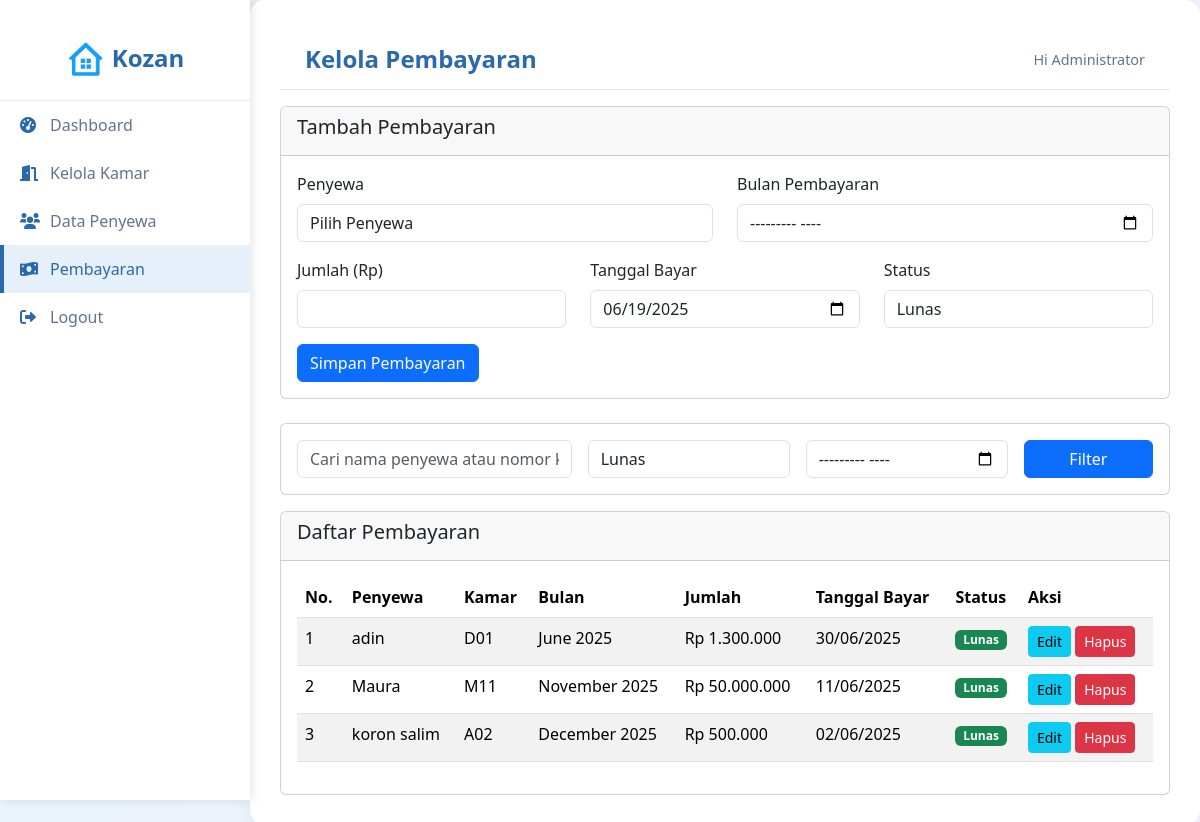
The page /admin/payments.php?filter_status=paid (signed in) on the database its author committed.
### tables this page shows
CREATE TABLE `payments` (
  `id` int NOT NULL,
  `tenant_id` int NOT NULL,
  `room_id` int NOT NULL,
  `amount` decimal(10,2) NOT NULL,
  `payment_date` date NOT NULL,
  `payment_month` varchar(7) NOT NULL,
  `status` enum('paid','pending','overdue') DEFAULT 'pending',
  `created_at` timestamp NULL DEFAULT CURRENT_TIMESTAMP
);

CREATE TABLE `users` (
  `id` int NOT NULL,
  `username` varchar(50) NOT NULL,
  `password` varchar(255) NOT NULL,
  `full_name` varchar(100) NOT NULL,
  `role` enum('admin','tenant') NOT NULL,
  `created_at` timestamp NULL DEFAULT CURRENT_TIMESTAMP
);

CREATE TABLE `rooms` (
  `id` int NOT NULL,
  `room_number` varchar(10) NOT NULL,
  `room_type` varchar(50) NOT NULL,
  `price` decimal(10,2) NOT NULL,
  `status` enum('available','occupied') DEFAULT 'available',
  `description` text,
  `tenant_id` int DEFAULT NULL,
  `created_at` timestamp NULL DEFAULT CURRENT_TIMESTAMP
);

### admin/payments.php (the view, shortened to what this page needs)
<?php
require_once '../config/database.php';
$search = isset($_GET['search']) ? trim($_GET['search']) : '';
$filter_status = isset($_GET['filter_status']) ? $_GET['filter_status'] : '';
$filter_month = isset($_GET['filter_month']) ? $_GET['filter_month'] : '';
$where_conditions = ["1=1"];
$params = [];
$types = '';
if (!empty($filter_status)) {
    $where_conditions[] = "p.status = ?";
    $params[] = $filter_status;
    $types .= 's';
}
$query = "SELECT p.*, u.full_name, r.room_number, r.id as room_id
          FROM payments p
          JOIN users u ON p.tenant_id = u.id
          JOIN rooms r ON p.room_id = r.id
          WHERE " . implode(' AND ', $where_conditions) . "
          ORDER BY p.payment_date DESC";
if (!empty($params)) {
    $stmt = $conn->prepare($query);
    $stmt->bind_param($types, ...$params);
    $stmt->execute();
    $result = $stmt->get_result();
    $payments = $result->fetch_all(MYSQLI_ASSOC);
} else {
    $payments = $conn->query($query)->fetch_all(MYSQLI_ASSOC);
}
?>
<!DOCTYPE html>
<html lang="id">
<head>
    <link rel="stylesheet" href="../assets/css/d_admin.css">
    <link href="https://cdn.jsdelivr.net/npm/bootstrap@5.3.3/dist/css/bootstrap.min.css" rel="stylesheet">
    <link href="https://cdnjs.cloudflare.com/ajax/libs/font-awesome/6.0.0-beta3/css/all.min.css" rel="stylesheet">
</head>
<body>
    <div class="sidebar">
        <div class="logo">
            <img src="../assets/images/logo.jpg" alt="Logo" style="width: 40px; height: 40px; object-fit: contain;">
            <span>Kozan</span>
        </div>
        <a href="dashboard.php"><i class="fas fa-tachometer-alt"></i> Dashboard</a>
        <a href="rooms.php"><i class="fas fa-door-open"></i> Kelola Kamar</a>
        <a href="tenants.php"><i class="fas fa-users"></i> Data Penyewa</a>
        <a href="payments.php" class="active"><i class="fas fa-money-bill-wave"></i> Pembayaran</a>
        <a href="../logout.php"><i class="fas fa-sign-out-alt"></i> Logout</a>
    </div>
    <div class="content">
        <div class="header d-flex justify-content-between align-items-center">
            <h2>Kelola Pembayaran</h2>
            <div class="welcome">Hi <?= $_SESSION['full_name'] ?></div>
        </div>
        <div class="mt-3">
        <div class="card mb-4">
            <div class="card-header">
                <h5>Tambah Pembayaran</h5>
            </div>
            <div class="card-body">
                <form method="POST" id="paymentForm">
                    <div class="row">
                        <div class="col-md-6">
                            <div class="mb-3">
                                <label class="form-label">Penyewa</label>
                                <select class="form-control" name="tenant_id" id="tenant_id" required>
                                    <option value="">Pilih Penyewa</option>
                                </select>
                            </div>
                        </div>
                        <div class="col-md-6">
                            <div class="mb-3">
                                <label class="form-label">Bulan Pembayaran</label>
                                <input type="month" class="form-control" name="payment_month" required>
                            </div>
                        </div>
                    </div>
                    <div class="row">
                        <div class="col-md-4">
                            <div class="mb-3">
                                <label class="form-label">Jumlah (Rp)</label>
                                <input type="number" class="form-control" name="amount" id="amount" min="1" required>
                            </div>
                        </div>
                        <div class="col-md-4">
                            <div class="mb-3">
                                <label class="form-label">Tanggal Bayar</label>
                                <input type="date" class="form-control" name="payment_date" value="<?= date('Y-m-d') ?>" required>
                            </div>
                        </div>
                        <div class="col-md-4">
                            <div class="mb-3">
                                <label class="form-label">Status</label>
                                <select class="form-control" name="status" required>
                                    <option value="paid">Lunas</option>
                                </select>
                            </div>
                        </div>
                    </div>
                    <button type="submit" name="add_payment" class="btn btn-primary">Simpan Pembayaran</button>
                </form>
            </div>
        </div>
        <div class="card mb-3">
            <div class="card-body">
                <form method="GET" class="row g-3">
                    <div class="col-md-4">
                        <input type="text" class="form-control" name="search"
                               placeholder="Cari nama penyewa atau nomor kamar..."
                               value="<?= htmlspecialchars($search) ?>">
                    </div>
                    <div class="col-md-3">
                        <select class="form-control" name="filter_status">
                            <option value="paid" <?= $filter_status == 'paid' ? 'selected' : '' ?>>Lunas</option>
                        </select>
                    </div>
                    <div class="col-md-3">
                        <input type="month" class="form-control" name="filter_month" value="<?= $filter_month ?>">
                    </div>
                    <div class="col-md-2">
                        <button type="submit" class="btn btn-primary w-100">Filter</button>
                    </div>
                </form>
            </div>
        </div>
        <div class="card">
            <div class="card-header">
                <h5>Daftar Pembayaran</h5>
            </div>
            <div class="card-body">
                <div class="table-responsive">
                    <table class="table table-striped">
                        <thead>
                            <tr>
                                <th>No.</th>
                                <th>Penyewa</th>
                                <th>Kamar</th>
                                <th>Bulan</th>
                                <th>Jumlah</th>
                                <th>Tanggal Bayar</th>
                                <th>Status</th>
                                <th>Aksi</th>
                            </tr>
                        </thead>
                        <tbody>
                            <?php $no = 1; foreach ($payments as $payment): ?>
                            <tr>
                                <td><?= $no++ ?></td>
                                <td><?= htmlspecialchars($payment['full_name']) ?></td>
                                <td><?= $payment['room_number'] ?></td>
                                <td><?= date('F Y', strtotime($payment['payment_month'] . '-01')) ?></td>
                                <td>Rp <?= number_format($payment['amount'], 0, ',', '.') ?></td>
                                <td><?= date('d/m/Y', strtotime($payment['payment_date'])) ?></td>
                                <td>
                                    <span class="badge <?= $payment['status'] == 'paid' ? 'bg-success' : ($payment['status'] == 'pending' ? 'bg-warning' : 'bg-danger') ?>">
                                        <?= $payment['status'] == 'paid' ? 'Lunas' : ($payment['status'] == 'pending' ? 'Pending' : 'Terlambat') ?>
                                    </span>
                                </td>
                                <td>
                                    <button class="btn btn-sm btn-info" data-bs-toggle="modal" data-bs-target="#editPaymentModal<?= $payment['id'] ?>">Edit</button>
                                    <a href="payments.php?delete=<?= $payment['id'] ?>"
                                       class="btn btn-sm btn-danger"
                                       onclick="return confirm('Yakin ingin menghapus pembayaran ini?')">Hapus</a>
                                </td>
                            </tr>
                            <?php endforeach; ?>
                        </tbody>
                    </table>
                </div>
            </div>
        </div>
    </div>
        </div>
</body>
</html>

### assets/css/d_admin.css (style rules this page uses)
body { background: linear-gradient(135deg, #e6f0fa, #f0f5ff); font-family: 'Segoe UI', Tahoma, Geneva, Verdana, sans-serif; margin: 0; padding: 0; overflow-x: hidden; }
.sidebar { width: 250px; height: 100vh; position: fixed; top: 0; left: 0; background: #ffffff; box-shadow: 2px 0 10px rgba(0, 0, 0, 0.1); padding-top: 20px; z-index: 1000; }
.sidebar .logo { font-size: 1.5rem; font-weight: 600; color: #2a69ac; padding: 20px; text-align: center; border-bottom: 1px solid #e2e8f0; }
.sidebar a { color: #64748b; padding: 12px 20px; display: flex; align-items: center; text-decoration: none; transition: all 0.3s; font-weight: 400; }
.sidebar a i { margin-right: 10px; width: 20px; color: #2a69ac; }
.sidebar a:hover, .sidebar a.active { background: #e6f0fa; color: #2a69ac; border-left: 4px solid #2a69ac; padding-left: 16px; }
.content { margin-left: 250px; padding: 30px; background: #ffffff; border-radius: 15px; box-shadow: 0 4px 20px rgba(0, 0, 0, 0.05); }
.header { padding: 15px 25px; display: flex; justify-content: space-between; align-items: center; border-bottom: 1px solid #e2e8f0; margin-bottom: 0; }
.header h2 { font-size: 1.5rem; font-weight: 600; color: #2a69ac; margin: 0; }
.header .welcome { font-size: 0.9rem; color: #64748b; }

### rows shown on the page
payments: tenant.full_name "adin", room.room_number "D01", payment_month "June 2025", amount "1.300.000", payment_date "30/06/2025", status "Lunas"
payments: tenant.full_name "Maura", room.room_number "M11", payment_month "November 2025", amount "50.000.000", payment_date "11/06/2025", status "Lunas"
payments: tenant.full_name "koron salim", room.room_number "A02", payment_month "December 2025", amount "500.000", payment_date "02/06/2025", status "Lunas"

### other values the page prints
$_SESSION['full_name'] "Administrator"
